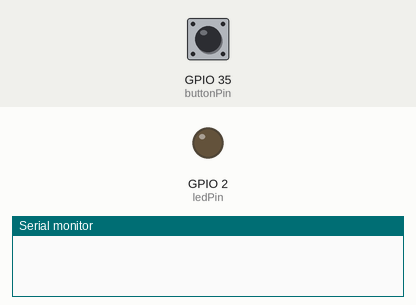
This sketch was run on a simulated ESP32. Shown: output pins drawn as LEDs (lit = HIGH), the last lines printed to the serial monitor. The test bench sets the inputs (shaded band); at power-on: GPIO 35 (buttonPin) HIGH.

Above: at 1.2 s.
1.3 s: GPIO 35 (buttonPin) pulled LOW for 0.15 s
At 1.4 s:
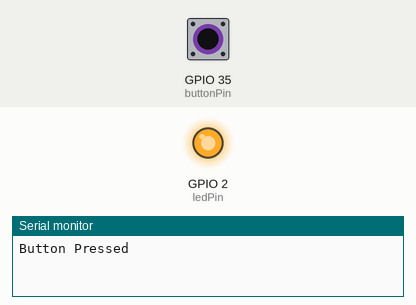
3.0 s: GPIO 35 (buttonPin) pulled LOW for 3.2 s
At 7.1 s:
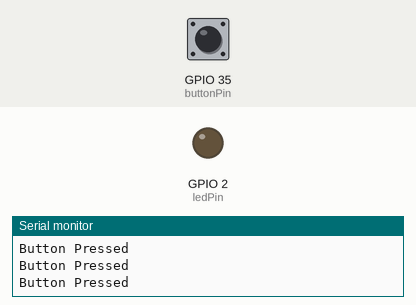
Timing chart, 0 to 8.6 s (numbered marks = the images above; inputs shaded):
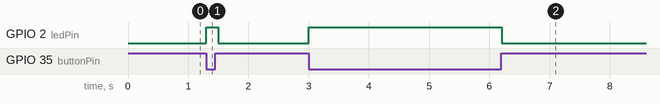

Measured:
- after the input at 1.3 s, GPIO 2 (ledPin): LOW → HIGH at once, → LOW 0.20 s later
- after the input at 3.0 s, GPIO 2 (ledPin): LOW → HIGH at once, → LOW 3.2 s later

The sketch:

ButtonTesting.ino
```cpp
//*             Foot contact sensors (digital, active-LOW w/ pull-ups):
//*             FL=34  ML=35  RL=32  FR=33  MR=25  RR=26
//*             (Use limit switches or FSRs w/ comparator to GND)
const int buttonPin = 35; // GPIO pins
const int ledPin = 2;    // Built-in LED

void setup() {
  Serial.begin(115200);
  pinMode(ledPin, OUTPUT);
  // Use INPUT_PULLUP to avoid needing an external resistor
  pinMode(buttonPin, INPUT_PULLUP);
}

void loop() {
  int buttonState = digitalRead(buttonPin);

  // Button is pressed when it's LOW
  if (buttonState == LOW) {
    digitalWrite(ledPin, HIGH); // Turn LED on
    Serial.println("Button Pressed");
  } else {
    digitalWrite(ledPin, LOW);  // Turn LED off
  }
  delay(100);
}
```
